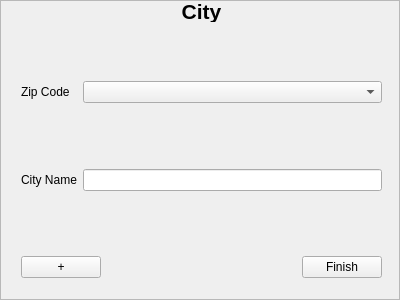
<?xml version="1.0" encoding="UTF-8"?>
<ui version="4.0">
 <class>CityInputArea</class>
 <widget class="QScrollArea" name="CityInputArea">
  <property name="geometry">
   <rect>
    <x>0</x>
    <y>0</y>
    <width>400</width>
    <height>300</height>
   </rect>
  </property>
  <property name="windowTitle">
   <string>ScrollArea</string>
  </property>
  <property name="widgetResizable">
   <bool>true</bool>
  </property>
  <widget class="QWidget" name="scrollAreaWidgetContents">
   <property name="geometry">
    <rect>
     <x>0</x>
     <y>0</y>
     <width>398</width>
     <height>298</height>
    </rect>
   </property>
   <widget class="QWidget" name="verticalLayoutWidget">
    <property name="geometry">
     <rect>
      <x>20</x>
      <y>0</y>
      <width>361</width>
      <height>21</height>
     </rect>
    </property>
    <layout class="QVBoxLayout" name="verticalLayout">
     <item>
      <widget class="QLabel" name="label">
       <property name="font">
        <font>
         <pointsize>16</pointsize>
         <weight>75</weight>
         <bold>true</bold>
        </font>
       </property>
       <property name="text">
        <string>City</string>
       </property>
       <property name="alignment">
        <set>Qt::AlignCenter</set>
       </property>
      </widget>
     </item>
    </layout>
   </widget>
   <widget class="QWidget" name="gridLayoutWidget">
    <property name="geometry">
     <rect>
      <x>20</x>
      <y>20</y>
      <width>361</width>
      <height>231</height>
     </rect>
    </property>
    <layout class="QGridLayout" name="gridLayout">
     <item row="1" column="0">
      <widget class="QLabel" name="label_2">
       <property name="text">
        <string>Zip Code</string>
       </property>
      </widget>
     </item>
     <item row="2" column="0">
      <widget class="QLabel" name="label_3">
       <property name="text">
        <string>City Name</string>
       </property>
      </widget>
     </item>
     <item row="1" column="1">
      <widget class="QComboBox" name="comboBox"/>
     </item>
     <item row="2" column="1">
      <widget class="QLineEdit" name="lineEdit"/>
     </item>
    </layout>
   </widget>
   <widget class="QWidget" name="verticalLayoutWidget_2">
    <property name="geometry">
     <rect>
      <x>20</x>
      <y>250</y>
      <width>361</width>
      <height>32</height>
     </rect>
    </property>
    <layout class="QHBoxLayout" name="horizontalLayout">
     <item>
      <widget class="QPushButton" name="pushButton">
       <property name="text">
        <string>+</string>
       </property>
      </widget>
     </item>
     <item>
      <spacer name="horizontalSpacer">
       <property name="orientation">
        <enum>Qt::Horizontal</enum>
       </property>
       <property name="sizeHint" stdset="0">
        <size>
         <width>40</width>
         <height>20</height>
        </size>
       </property>
      </spacer>
     </item>
     <item>
      <widget class="QPushButton" name="pushButton_2">
       <property name="text">
        <string>Finish</string>
       </property>
      </widget>
     </item>
    </layout>
   </widget>
  </widget>
 </widget>
 <resources/>
 <connections/>
</ui>
